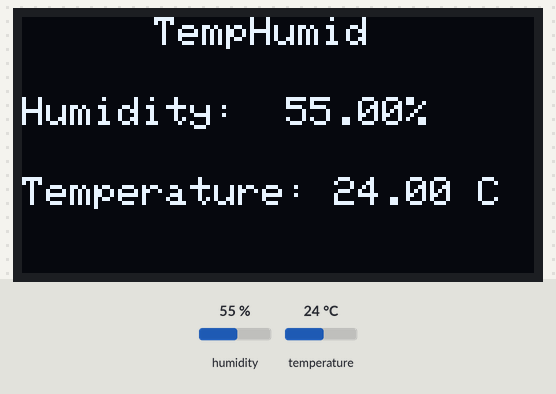
A sketch run on a simulated Arduino Uno, built with avr-gcc and run on an emulated ATmega328P. On the bench: 128×64 one-colour display. Inputs (shaded band) come from the test bench; at power-on: humidity 55 %, temperature 24 °C.

Above: at 3.9 s.
4.0 s: humidity set to 22 %
At 5.7 s:
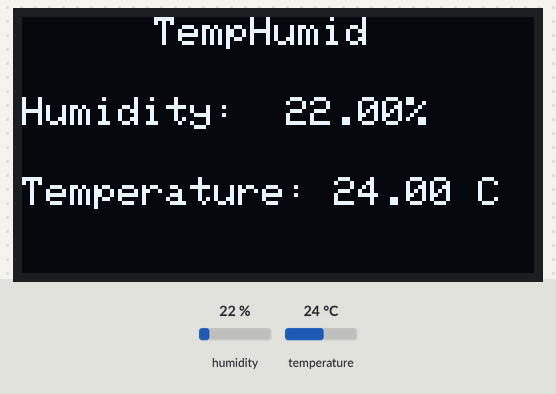
6.9 s: temperature set to 12 °C
At 8.0 s:
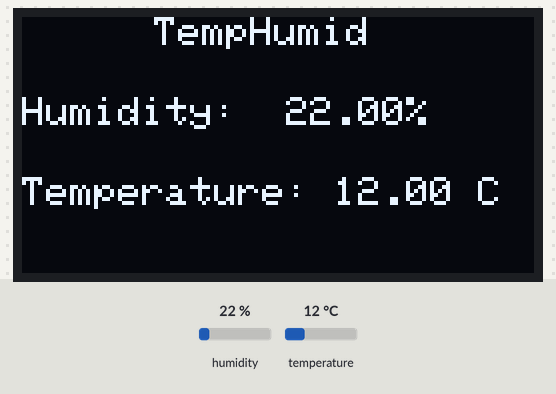
9.8 s: humidity set to 40 %
At 12.7 s:
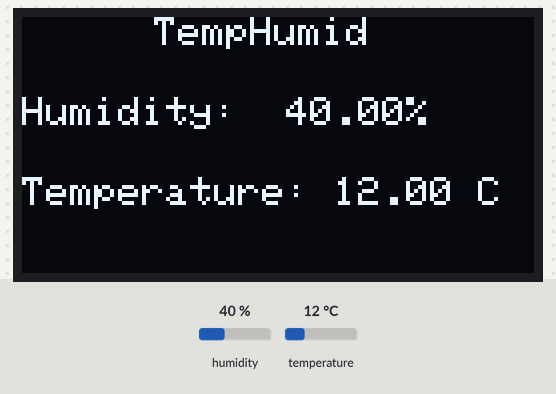
13.0 s: temperature set to 19 °C
Timing chart, 0 to 16.0 s (numbered marks = the images above; inputs shaded):
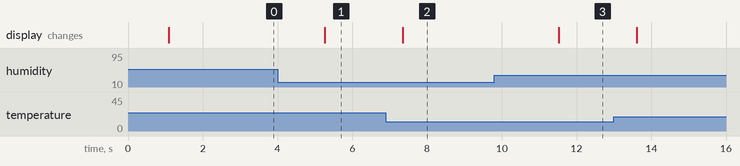

The sketch:

olcddth.ino
```cpp
#include<Wire.h> //加载调用i2c和spi通讯库
#include<Adafruit_GFX.h> //调用oled库
#include<Adafruit_SSD1306.h>//调用ssd1306驱动库
#include<DHT.h>          //调用DHT库
#define OLED_RESET 4     //设置4号引脚为oled的复位引脚
#define OLED 8
Adafruit_SSD1306 display(128,64,&Wire, OLED_RESET); //设置一个ssd1306的对象
DHT DHT_11(OLED, DHT11);   //设置一个DHT函数对象，输入其连接的引脚以及传感器名称
void setup() {
  // put your setup code here, to run once:
  Wire.begin();  //初始化其通讯库
  display.begin(SSD1306_SWITCHCAPVCC, 0x3C);  //初始化oled，0x3C为oled的地址
  DHT_11.begin(); //初始化DHT11传感器
}
void displayTempHumid()
{
  delay(1000);
  float Humidity = DHT_11.readHumidity();  //读取DHT11的湿度
  float Temperature = DHT_11.readTemperature();//读取DHT11的温度
  display.clearDisplay();  //清空oled屏幕
  display.setTextColor(WHITE); //设置其像素点发光
  display.setTextSize(1);      //设置oled的字体大小
  display.setCursor(33, 0);     //设置其oled的字符显示位置，第一个参数是列，第二个参数是行
  display.print("TempHumid"); //在oled上打印字符
  display.setCursor(0, 20);
  display.print("Humidity:  ");
  display.print(Humidity);
  display.print("%");
  display.setCursor(0, 40);
  display.print("Temperature: ");
  display.print(Temperature);
  display.print(" C");
}
void loop() {
  // put your main code here, to run repeatedly:
  displayTempHumid(); //调用函数
  display.display();  // 开显示
}
```

Measured:
- after the input at 4.0 s, the display: changes after 1.3 s (image 1)
- after the input at 6.9 s, the display: changes after 0.45 s (image 2)
- after the input at 9.8 s, the display: changes after 1.7 s (image 3)
